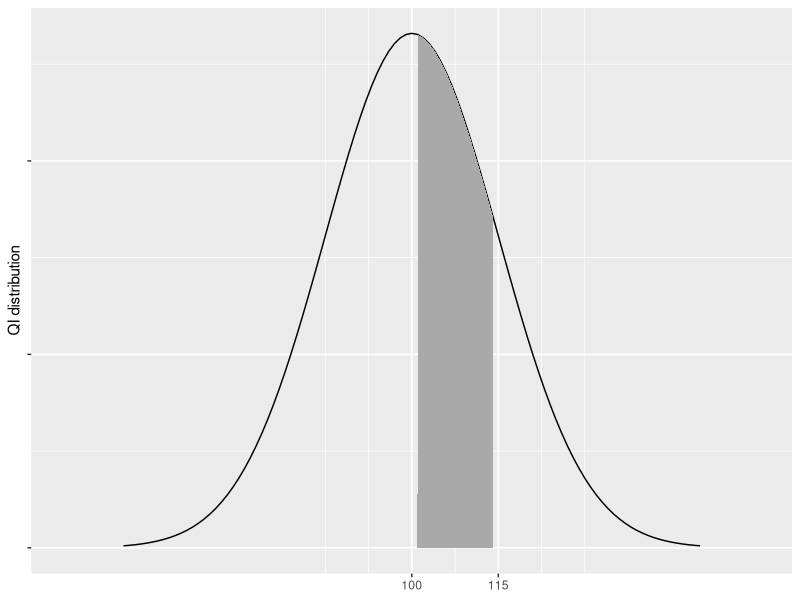
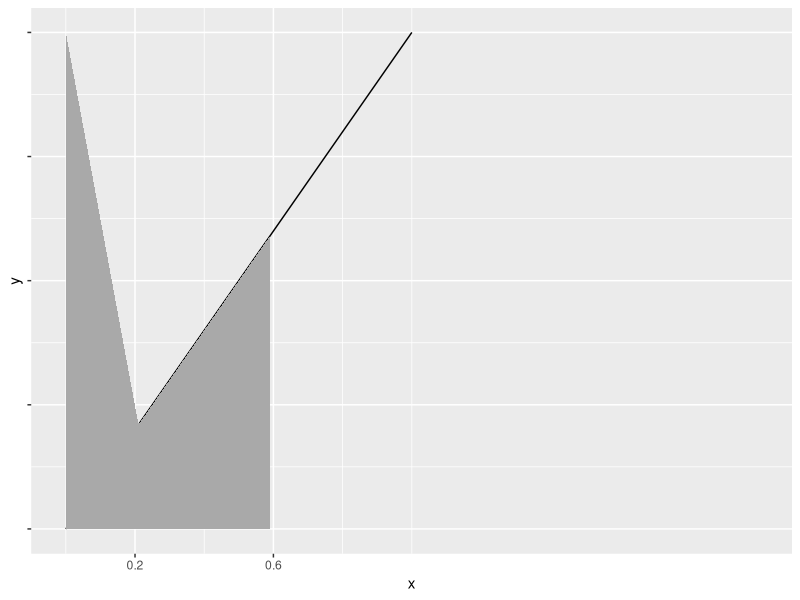
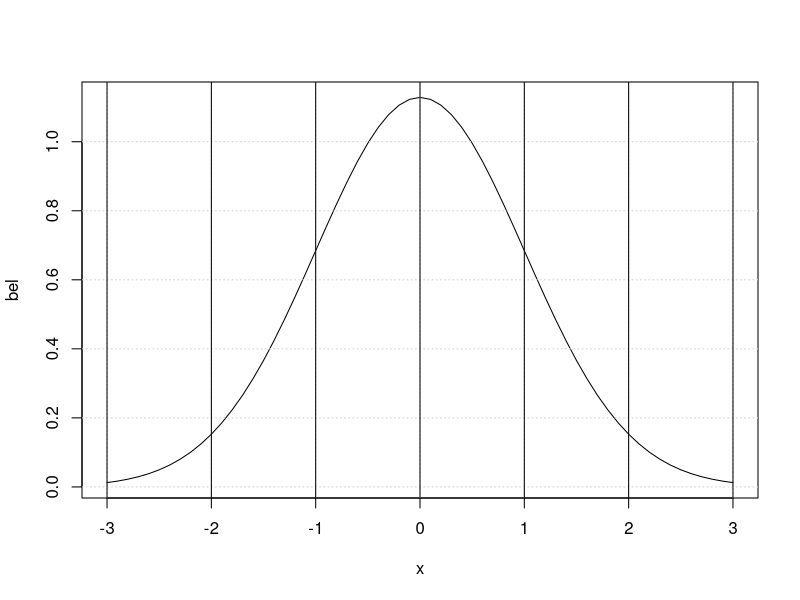
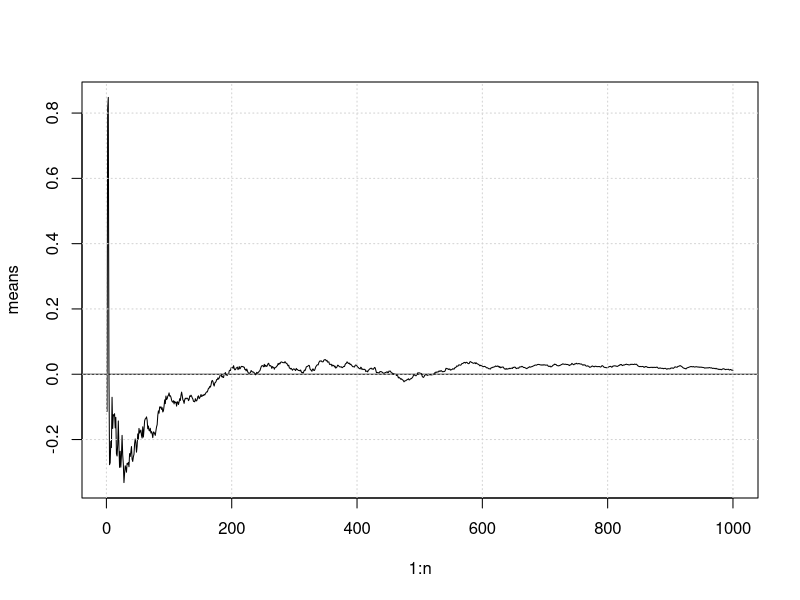
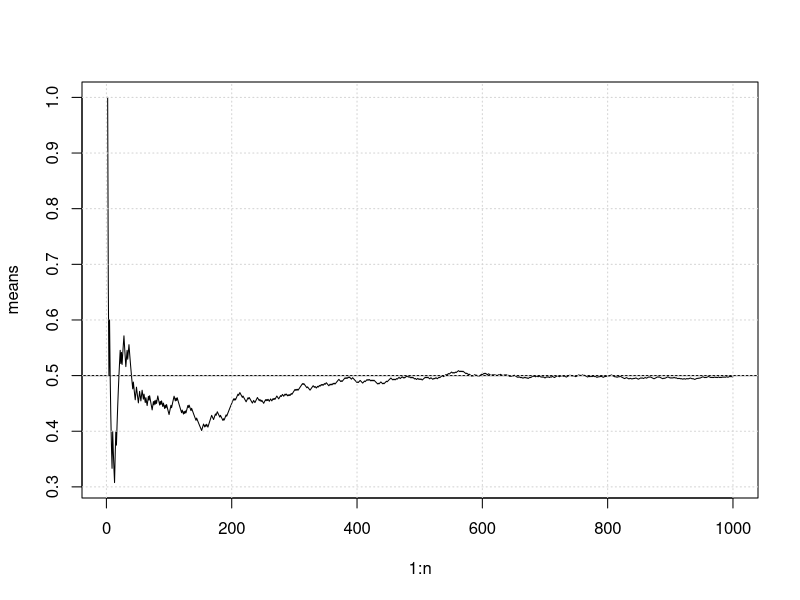
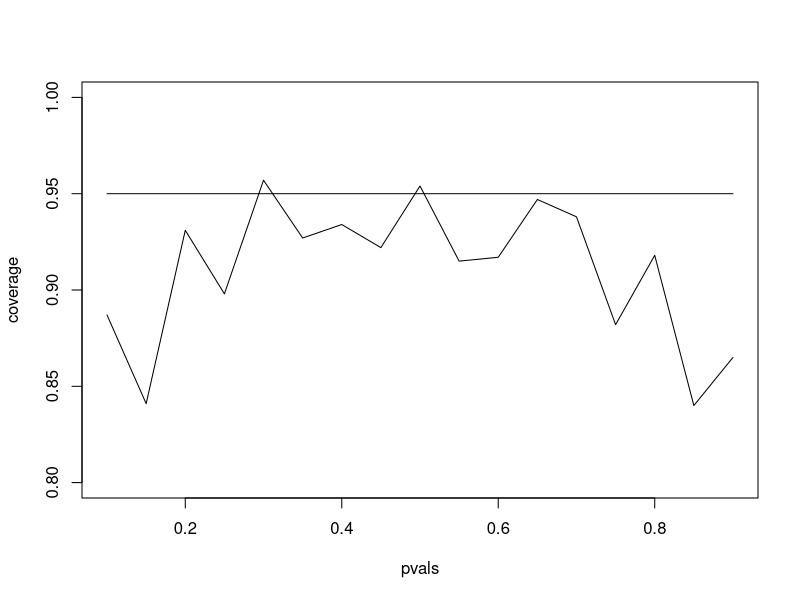
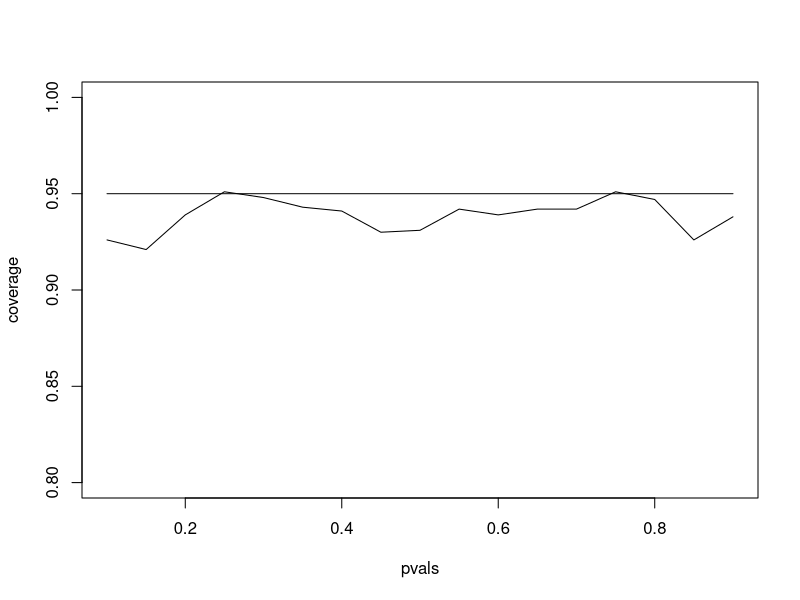
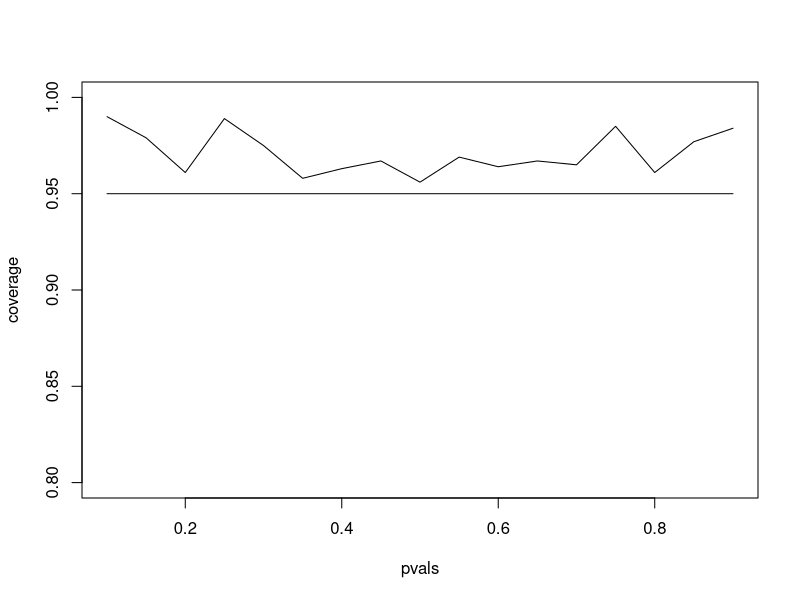

The R source for these figures, in order:
## ---- chunk 1
knitr::opts_chunk$set(echo = TRUE)
library(ggplot2)
## ---- chunk 2
x <-  seq(50, 150,1)
dat <-  data.frame(x, y=dnorm(x,100,15))
ggplot(data = dat, mapping = aes(x = x, y = y)) +
  geom_line()+
  geom_area(mapping = aes(x = ifelse(x>100 & x< 115 , x, 0)), fill = "darkgrey") +
  scale_x_continuous(limits=c(40,160), breaks = c(100,115))+
  scale_y_continuous(labels = NULL)+
  ylab("QI distribution")+
  xlab(NULL)
## ---- chunk 3
x <- seq(0,1,0.01)
dat <- data.frame(x,y=2*x)
ggplot(data=dat, mapping = aes(x=x,y=y))+
  geom_line()+
  geom_area(mapping = aes(x = ifelse(x>0.2 & x< 0.6 , x, 0)), fill = "darkgrey")+
  scale_x_continuous(limits=c(0,2), breaks = c(0.2,0.6))+
  scale_y_continuous(labels = NULL, limits=c(0,2))
## ---- chunk 4
x <- seq(-3,3,by=0.1)
bel <- 2*pi^(-1/2)*exp(-x^2/2)
plot(x,bel, type = "l")
grid()
abline(v=c(-3,-2,-1,0,1,2,3))
## ---- chunk 5
1-pnorm(1160,1020,50)
# or pnorm(1160,1020,50, lower.tail=FALSE)
1-pnorm(2.8)
## ---- chunk 6
qnorm(0.75,1020,50)
## ---- chunk 7
ppois(3, lambda = 2.5*4)
## ---- chunk 8
pbinom(2, size = 500, prob = 0.01)
## ---- chunk 9
ppois(2, lambda = 500*0.01)
## ---- chunk 10
n <- 1000
means <- cumsum(rnorm(n))/(1:n)
plot(1:n,means, type="l")
abline(h=0)
grid()
## ---- chunk 11
means <- cumsum(sample(0:1,n,replace = TRUE))/(1:n) 
plot(1:n,means, type="l")
abline(h=0.5)
grid()
## ---- chunk 12
round(1/sqrt(10^(1:6)),3)
## ---- chunk 13
0.56 + c(-1,1)*qnorm(0.975)*sqrt(0.56*0.44/100)
## ---- chunk 14
binom.test(56,100)$conf.int
## ---- chunk 15
n <- 20
pvals <- seq(0.1,0.9,by=0.05)
nosim <- 1000
coverage <- sapply(pvals, function(p) {
  phats <- rbinom(nosim, prob = p,size = n)/n
  ll <- phats-qnorm(0.975)*sqrt(phats*(1-phats)/n)
  ul <- phats+qnorm(0.975)*sqrt(phats*(1-phats)/n)
  mean(ll<p & ul>p)
})
plot(pvals, coverage, type = "l", ylim=c(0.8,1))
lines(pvals,rep(0.95,length(pvals)))
## ---- chunk 16
n <- 100
pvals <- seq(0.1,0.9,by=0.05)
nosim <- 1000
coverage <- sapply(pvals, function(p) {
  phats <- rbinom(nosim, prob = p,size = n)/n
  ll <- phats-qnorm(0.975)*sqrt(phats*(1-phats)/n)
  ul <- phats+qnorm(0.975)*sqrt(phats*(1-phats)/n)
  mean(ll<p & ul>p)
})
plot(pvals, coverage, type = "l", ylim=c(0.8,1))
lines(pvals,rep(0.95,length(pvals)))
## ---- chunk 17
n <- 20
pvals <- seq(0.1,0.9,by=0.05)
nosim <- 1000
coverage <- sapply(pvals, function(p) {
  phats <- (rbinom(nosim, prob = p,size = n)+2)/(n+4)
  ll <- phats-qnorm(0.975)*sqrt(phats*(1-phats)/n)
  ul <- phats+qnorm(0.975)*sqrt(phats*(1-phats)/n)
  mean(ll<p & ul>p)
})
plot(pvals, coverage, type = "l", ylim=c(0.8,1))
lines(pvals,rep(0.95,length(pvals)))
## ---- chunk 18
x <- 5
t <- 94.32
lambda <- x/t
round(lambda+c(1,-1)*qnorm(0.975)*sqrt(lambda/t), 3)
## ---- chunk 19
poisson.test(x,T=94.32)$conf
## ---- chunk 20
lambdavalues <- seq(0.005,0.1,by=0.01)
nosim <- 1000
t <- 100
coverage <- sapply(lambdavalues, function(lambda){
  lhats <- rpois(nosim,lambda=lambda*t)/t
  ll <- lhats-qnorm(0.975)*sqrt(lhats/t)
  ul <- lhats+qnorm(0.975)*sqrt(lhats/t)
  mean(ll< lambda & ul > lambda)
})
plot(lambdavalues, coverage, type = "l", ylim = c(0, 1.1))
lines(lambdavalues,rep(0.95,length(lambdavalues)))
## ---- chunk 21
lambdavalues <- seq(0.005,0.1,by=0.01)
nosim <- 1000
t <- 1000
coverage <- sapply(lambdavalues, function(lambda){
  lhats <- rpois(nosim,lambda=lambda*t)/t
  ll <- lhats-qnorm(0.975)*sqrt(lhats/t)
  ul <- lhats+qnorm(0.975)*sqrt(lhats/t)
  mean(ll< lambda & ul > lambda)
})
plot(lambdavalues, coverage, type = "l", ylim = c(0, 1.1))
lines(lambdavalues,rep(0.95,length(lambdavalues)))
